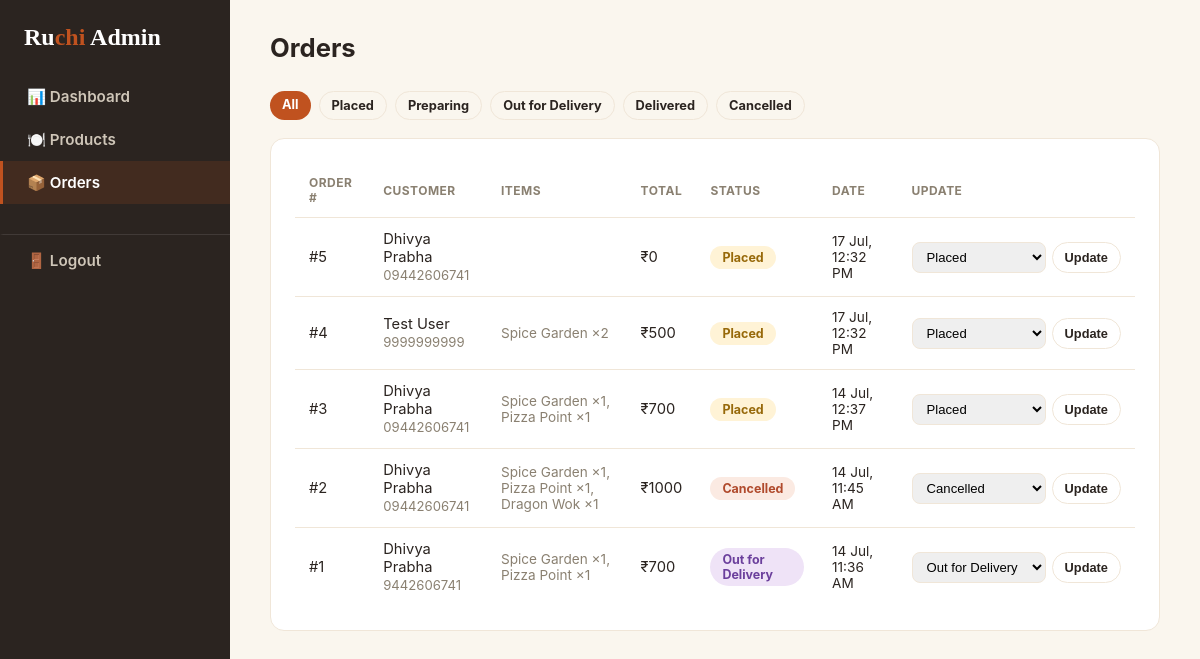
The app's page /admin/orders (signed in) with its own data.
### backend/models.py (models this page shows, shortened)
class Order(db.Model):
    __tablename__ = "orders"
    id = db.Column(db.Integer, primary_key=True)
    customer_id = db.Column(db.Integer, db.ForeignKey("customers.id"), nullable=True)
    customer_name = db.Column(db.String(120), nullable=False)
    customer_email = db.Column(db.String(120), nullable=True)
    customer_phone = db.Column(db.String(20), nullable=False)
    address = db.Column(db.String(300), nullable=False)
    total = db.Column(db.Integer, nullable=False)
    status = db.Column(
        db.String(30), default="Placed"
    )
    created_at = db.Column(db.DateTime, default=datetime.utcnow)
    items = db.relationship("OrderItem", backref="order", cascade="all, delete-orphan")

class OrderItem(db.Model):
    __tablename__ = "order_items"
    id = db.Column(db.Integer, primary_key=True)
    order_id = db.Column(db.Integer, db.ForeignKey("orders.id"), nullable=False)
    product_id = db.Column(db.Integer, db.ForeignKey("products.id"), nullable=True)
    product_name = db.Column(db.String(120), nullable=False)
    price_value = db.Column(db.Integer, nullable=False)
    quantity = db.Column(db.Integer, default=1)

### backend/routes/admin.py (the view)
@admin_bp.route("/orders")
@login_required
def orders():
    status_filter = request.args.get("status", "all")
    query = Order.query.order_by(Order.created_at.desc())
    if status_filter != "all":
        query = query.filter_by(status=status_filter)
    all_orders = query.all()
    return render_template("admin/orders.html", orders=all_orders, status_filter=status_filter)

### backend/app.py (called while the page is built)
def create_app():
    app = Flask(__name__)
    app.config.from_object(Config)
    CORS(app, resources={r"/api/*": {"origins": "*"}})
    db.init_app(app)
    login_manager.init_app(app)
    login_manager.login_view = "admin.login"
    login_manager.login_message = "Please log in to access the admin panel."
    @login_manager.user_loader
    def load_user(user_id):
        return Admin.query.get(int(user_id))
    from routes.admin import admin_bp
    from routes.auth import auth_bp
    from routes.api import api_bp
    app.register_blueprint(admin_bp)
    app.register_blueprint(auth_bp)
    app.register_blueprint(api_bp)
    with app.app_context():
        db.create_all()
        _seed_initial_data(app)
    return app

### backend/templates/admin/orders.html (shortened to what this page needs)
{% extends "admin/base.html" %}
{% block content %}
<div class="topbar">
  <h1>Orders</h1>
</div>
<div style="margin-bottom:18px; display:flex; gap:8px; flex-wrap:wrap;">
  {% for s in ['all', 'Placed', 'Preparing', 'Out for Delivery', 'Delivered', 'Cancelled'] %}
    <a href="{{ url_for('admin.orders', status=s) }}"
       class="btn btn-sm {{ 'btn-primary' if status_filter == s else 'btn-outline' }}">{{ s|capitalize if s == 'all' else s }}</a>
  {% endfor %}
</div>
<div class="card">
  {% if orders %}
  <table>
    <thead>
      <tr><th>Order #</th><th>Customer</th><th>Items</th><th>Total</th><th>Status</th><th>Date</th><th>Update</th></tr>
    </thead>
    <tbody>
      {% for order in orders %}
      <tr>
        <td>#{{ order.id }}</td>
        <td>
          {{ order.customer_name }}<br>
          <span style="color:var(--ink-soft); font-size:.82rem;">{{ order.customer_phone }}</span>
        </td>
        <td style="font-size:.85rem; color:var(--ink-soft);">
          {% for item in order.items %}{{ item.product_name }} ×{{ item.quantity }}{% if not loop.last %}, {% endif %}{% endfor %}
        </td>
        <td>₹{{ order.total }}</td>
        <td><span class="pill {{ order.status.replace(' ', '-') }}">{{ order.status }}</span></td>
        <td style="font-size:.85rem;">{{ order.created_at.strftime('%d %b, %I:%M %p') }}</td>
        <td>
          <form method="POST" action="{{ url_for('admin.update_order_status', order_id=order.id) }}" style="display:flex; gap:6px;">
            <select name="status" style="padding:6px 10px; border-radius:8px; border:1px solid var(--line); font-size:.82rem;">
              {% for s in ['Placed', 'Preparing', 'Out for Delivery', 'Delivered', 'Cancelled'] %}
                <option value="{{ s }}" {{ 'selected' if order.status == s else '' }}>{{ s }}</option>
              {% endfor %}
            </select>
            <button type="submit" class="btn btn-outline btn-sm">Update</button>
          </form>
        </td>
      </tr>
      {% endfor %}
    </tbody>
  </table>
  {% else %}
  <p style="color:var(--ink-soft);">No orders found.</p>
  {% endif %}
</div>
{% endblock %}

### backend/templates/admin/base.html (style rules this page uses)
:root { --accent: #c0521f; --ink: #2b2420; --ink-soft: #8a8071; --surface-warm: #f7f0e3; --line: #f0e6d8; --green: #4c7256; --red: #b04a2c; }
* { box-sizing: border-box; }
body { margin: 0; font-family: -apple-system, "Segoe UI", Roboto, Arial, sans-serif; background: #faf6ee; color: var(--ink); }
a { text-decoration: none; color: inherit; }
.topbar { display: flex; justify-content: space-between; align-items: center; margin-bottom: 28px; }
.topbar h1 { margin: 0; font-size: 1.6rem; }
.card { background: #fff; border: 1px solid var(--line); border-radius: 14px; padding: 24px; }
table { width: 100%; border-collapse: collapse; }
th, td { text-align: left; padding: 12px 14px; border-bottom: 1px solid var(--line); font-size: .92rem; }
th { color: var(--ink-soft); font-weight: 700; text-transform: uppercase; font-size: .75rem; letter-spacing: .04em; }
tr:last-child td { border-bottom: none; }
.btn { display: inline-block; padding: 9px 18px; border-radius: 24px; font-weight: 700; font-size: .88rem; border: none; cursor: pointer; }
.btn-primary { background: var(--accent); color: #fff; }
.btn-outline { background: transparent; border: 1px solid var(--line); color: var(--ink); }
.btn-sm { padding: 6px 12px; font-size: .8rem; }
.pill { padding: 4px 12px; border-radius: 20px; font-size: .78rem; font-weight: 700; display: inline-block; }
.pill.Placed { background: #fff3d6; color: #97690a; }
.pill.Out-for-Delivery { background: #efe3f7; color: #6b3f9c; }
.pill.Cancelled { background: #fbeae2; color: var(--red); }

### records on screen
Order: id "5", customer_name "Dhivya Prabha", customer_phone "09442606741", total "0", status "Placed", created_at "17 Jul, 12:32 PM"
Order: id "4", customer_name "Test User", customer_phone "9999999999", total "500", status "Placed", created_at "17 Jul, 12:32 PM"
OrderItem: product_name "Spice Garden", quantity "2"
Order: id "3", customer_name "Dhivya Prabha", customer_phone "09442606741", total "700", status "Placed", created_at "14 Jul, 12:37 PM"
OrderItem: product_name "Spice Garden", quantity "1"
OrderItem: product_name "Pizza Point", quantity "1"
Order: id "2", customer_name "Dhivya Prabha", customer_phone "09442606741", total "1000", status "Cancelled", created_at "14 Jul, 11:45 AM"
OrderItem: product_name "Spice Garden", quantity "1"
OrderItem: product_name "Pizza Point", quantity "1"
OrderItem: product_name "Dragon Wok", quantity "1"
Order: id "1", customer_name "Dhivya Prabha", customer_phone "9442606741", total "700", status "Out for Delivery", created_at "14 Jul, 11:36 AM"
OrderItem: product_name "Spice Garden", quantity "1"
OrderItem: product_name "Pizza Point", quantity "1"

### other values on screen
{{ s|capitalize if s == 'all' else s }} "All" "Placed" "Preparing" "Out for Delivery" "Delivered" "Cancelled"
form field status "Placed"
form field status "Cancelled"
form field status "Out for Delivery"
